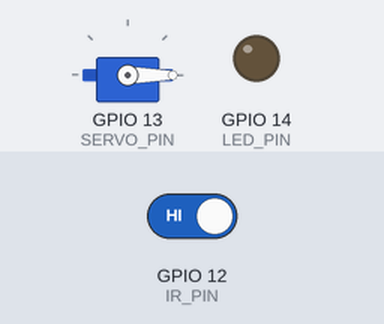
The sketch below on a simulated ESP32. On the bench: servo, output pins drawn as LEDs (lit = HIGH). Inputs (shaded band) come from the test bench; at power-on: GPIO 12 (IR_PIN) HIGH. WiFi joins after 1.5 s; servers stay silent unless stated; the local clock reads 2024-03-15 10:24:30 at power-on unless the sketch sets it; what the sketch prints to the serial monitor is not drawn.

Above: at 2.8 s.
2.9 s: GPIO 12 (IR_PIN) driven LOW
At 3.07 s:
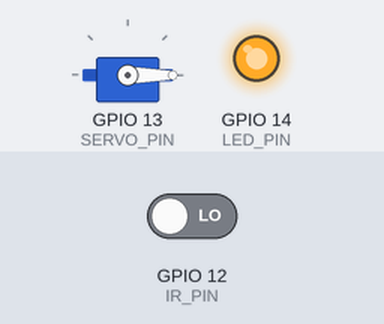
At 3.7 s:
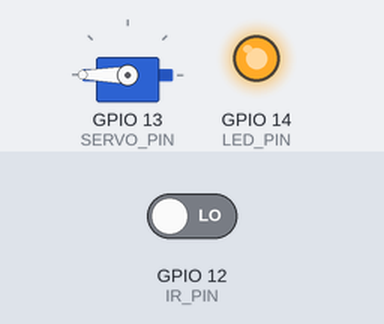
4.6 s: GPIO 12 (IR_PIN) driven HIGH
At 5.6 s:
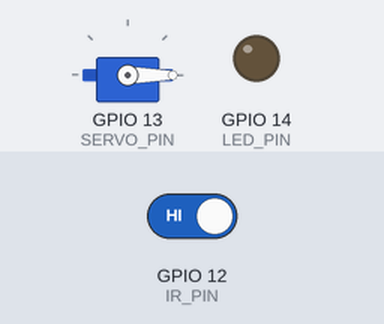
Timing chart, 0 to 7.6 s (numbered marks = the images above; inputs shaded):
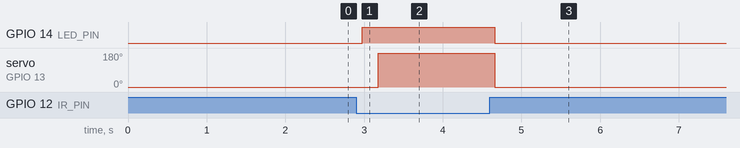

Measured:
- after the input at 2.9 s, GPIO 14 (LED_PIN): LOW → HIGH after 0.08 s; servo on GPIO 13 (SERVO_PIN): 0° → 180° after 0.28 s
- after the input at 4.6 s, GPIO 14 (LED_PIN): HIGH → LOW after 0.06 s; servo on GPIO 13 (SERVO_PIN): 180° → 0° after 0.06 s

The sketch:

devkit.ino
```cpp
#include <esp_now.h>
#include <WiFi.h>
#include <ESP32Servo.h>

#include <Wire.h>
#include "RTClib.h"

// ===== WiFi để lock channel (PHẢI giống ESP32-CAM) =====
const char* WIFI_SSID = "hhh";
const char* WIFI_PASS = "12345678";

// ===== MAC ESP32-CAM (STA MAC) =====
uint8_t camAddress[] = {0xD4, 0xE9, 0xF4, 0xB3, 0xF9, 0xC8};

// ===== Pins =====
#define IR_PIN     12      // OUT của cảm biến IR
#define SERVO_PIN  13
#define LED_PIN    14      // ✅ LED báo có vật thể (chọn GPIO trống)

// ===== I2C (HW-084 / DS3231) =====
#define SDA_PIN 15
#define SCL_PIN 2

// Nếu module của bạn: phát hiện vật thể -> OUT = LOW  => để LOW (hay gặp)
// Nếu phát hiện vật thể -> OUT = HIGH => đổi thành HIGH
const int IR_ACTIVE_LEVEL = LOW;

// Debounce chống nhiễu
const uint32_t DEBOUNCE_MS = 60;

Servo myServo;
esp_now_peer_info_t peerInfo;

bool vatTheDangOTrong = false;
int lastIrState = HIGH;
uint32_t lastChangeMs = 0;

// ===== RTC (HW-084 DS3231) =====
RTC_DS3231 rtc;

// ✅ Send callback (core mới)
void onSent(const wifi_tx_info_t* info, esp_now_send_status_t status) {
  Serial.print("ESP-NOW send: ");
  Serial.println(status == ESP_NOW_SEND_SUCCESS ? "SUCCESS" : "FAIL");
}

// tạo timestamp "YYYYMMDD_HHMMSS"
String getTimestamp() {
  DateTime now = rtc.now();
  char ts[32];
  snprintf(ts, sizeof(ts), "%04d%02d%02d_%02d%02d%02d",
           now.year(), now.month(), now.day(),
           now.hour(), now.minute(), now.second());
  return String(ts);
}

void addPeerLockedChannel() {
  int ch = WiFi.channel();
  Serial.print("DevKit channel lock = ");
  Serial.println(ch);

  // Xóa peer cũ nếu có
  esp_now_del_peer(camAddress);

  memset(&peerInfo, 0, sizeof(peerInfo));
  memcpy(peerInfo.peer_addr, camAddress, 6);
  peerInfo.channel = ch;      // ⭐ quan trọng
  peerInfo.encrypt = false;

  if (esp_now_add_peer(&peerInfo) != ESP_OK) {
    Serial.println("❌ Add peer failed");
  } else {
    Serial.println("✅ Peer added OK");
  }
}

void guiLenhChupAnh() {
  // gửi kèm timestamp
  String payload = "CHUP|" + getTimestamp();
  esp_err_t result = esp_now_send(camAddress, (uint8_t*)payload.c_str(), payload.length());

  if (result == ESP_OK) Serial.println(">> esp_now_send(): " + payload);
  else Serial.println(">> esp_now_send() ERROR");
}

bool irDetectedDebounced() {
  int cur = digitalRead(IR_PIN);

  if (cur != lastIrState) {
    lastIrState = cur;
    lastChangeMs = millis();
  }

  if (millis() - lastChangeMs >= DEBOUNCE_MS) {
    return (lastIrState == IR_ACTIVE_LEVEL);
  }
  return vatTheDangOTrong; // giữ trạng thái cũ để tránh giật
}

void setupRTC() {
  // ✅ khai báo SDA/SCL theo kiểu bạn muốn
  Wire.begin(SDA_PIN, SCL_PIN);

  if (!rtc.begin()) {
    Serial.println("❌ DS3231 not found! (HW-084)");
    return;
  }

  Serial.println("✅ DS3231 OK");

  // Nếu RTC mất nguồn (pin yếu / tháo pin) thì set theo thời điểm compile
  if (rtc.lostPower()) {
    rtc.adjust(DateTime(F(__DATE__), F(__TIME__)));
    Serial.println("⚠️ RTC lost power -> set to compile time");
  }

  Serial.println("RTC time: " + getTimestamp());
}

void setup() {
  Serial.begin(115200);

  myServo.attach(SERVO_PIN, 500, 2400);
  myServo.write(0);

  pinMode(IR_PIN, INPUT_PULLUP);

  // ✅ LED init
  pinMode(LED_PIN, OUTPUT);
  digitalWrite(LED_PIN, LOW); // mặc định tắt

  // ===== RTC init =====
  setupRTC();

  // 1) Join WiFi trước để lock channel
  WiFi.mode(WIFI_STA);
  WiFi.setSleep(false);
  WiFi.begin(WIFI_SSID, WIFI_PASS);

  Serial.print("DevKit connecting WiFi");
  while (WiFi.status() != WL_CONNECTED) {
    delay(200);
    Serial.print(".");
  }
  Serial.println("\n✅ DevKit WiFi connected");
  Serial.print("DevKit MAC: "); Serial.println(WiFi.macAddress());

  // 2) Init ESP-NOW sau khi WiFi ổn
  if (esp_now_init() != ESP_OK) {
    Serial.println("❌ ESP-NOW init failed");
    return;
  }
  esp_now_register_send_cb(onSent);

  // 3) Add peer đúng channel
  addPeerLockedChannel();

  // init debounce state
  lastIrState = digitalRead(IR_PIN);
  lastChangeMs = millis();

  Serial.println("🚀 DevKit READY!");
  Serial.print("IR_ACTIVE_LEVEL = ");
  Serial.println(IR_ACTIVE_LEVEL == LOW ? "LOW (detect)" : "HIGH (detect)");
}

void loop() {
  bool detected = irDetectedDebounced();

  if (detected) {
    // ✅ BẬT LED khi có vật thể
    digitalWrite(LED_PIN, HIGH);

    if (!vatTheDangOTrong) {
      Serial.println("PHAT HIEN VAT THE (IR)! -> gui CHUP 1 lan");
      guiLenhChupAnh();
      delay(200);
      myServo.write(180);
      vatTheDangOTrong = true;
    }
  } else {
    // ✅ TẮT LED khi không có vật thể
    digitalWrite(LED_PIN, LOW);

    if (vatTheDangOTrong) {
      Serial.println("Vat the di ra -> reset");
      myServo.write(0);
      delay(500);
      vatTheDangOTrong = false;
    }
  }

  delay(20);
}
```
